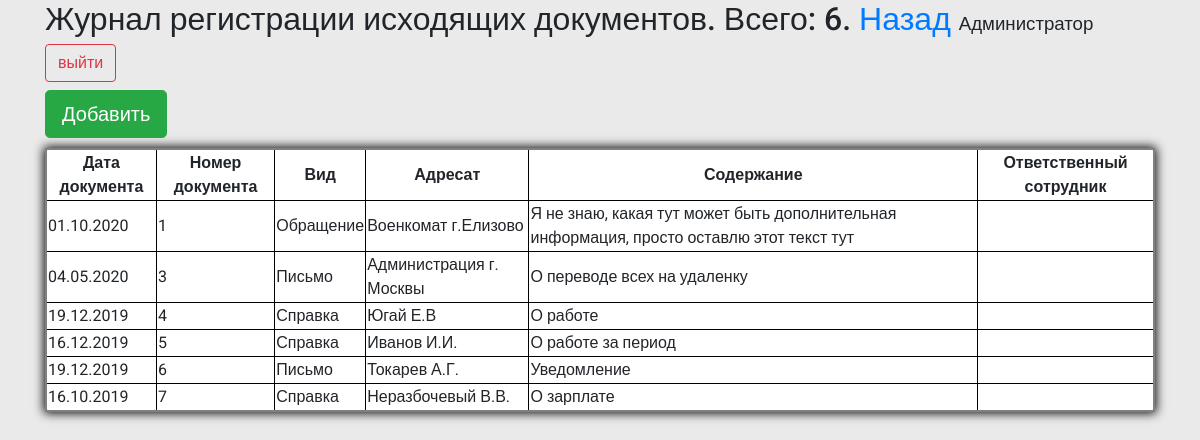
The page /journals/outbound_docs/ (signed in) on the database as committed earlier.
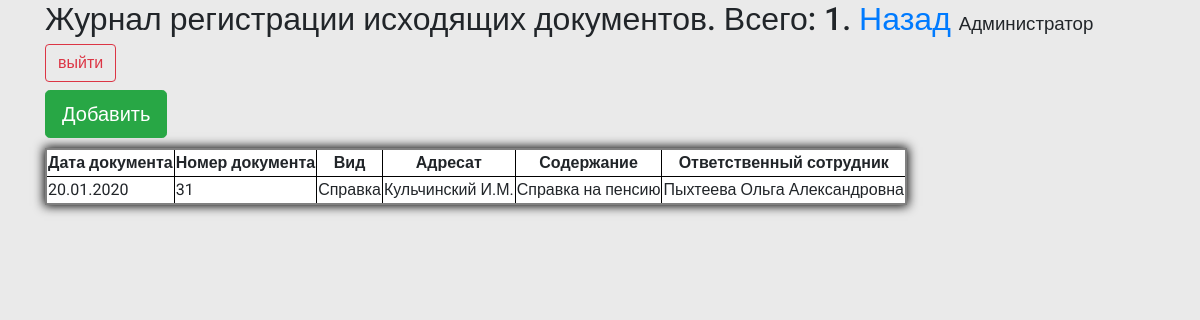
The same page on the database as committed later.
### reg_jounals/models.py (models this page shows, shortened)
class OutBoundDocument(models.Model):
    doc_type = models.CharField(default='Письмо', max_length=100, help_text="Введите вид документа (письмо, справка, и.т.д)", verbose_name='Вид', db_index=True)
    doc_date = models.DateField(help_text="Введите дату документа", verbose_name='Дата документа', db_index=True)
    doc_dest =  models.CharField(max_length=256, help_text="Введите адресата", verbose_name='Получатель (адресат)')
    doc_additionalData = models.CharField(max_length=256, help_text="Введите содержание документа", verbose_name='Содержание документа')
    doc_res_officer = models.CharField(blank=True, editable=False,  max_length=256, help_text="Сотрудник, который внес документ в систему ", verbose_name='Ответственный сотрудник')
    class Meta:
        ordering = ["id"]
        verbose_name = 'Исходящий документ'
        verbose_name_plural = 'Исходящие документы'

### reg_jounals/views.py (the view)
# urls.py: path('outbound_docs/', views.outbound_docs, name='outbound'),
def outbound_docs(request):
    if request.user.is_authenticated:
        auth = request.user.is_authenticated
        documents = OutBoundDocument.objects.all()
        count = len(documents)
        method = str(request.method)
        usr = str(request.user.first_name)
        i = 0
        return render(request, 'reg_jounals/outbound_docs.html', context={'documents':documents, 'count':count, 'auth':auth, 'i':i})
    else:
        return render(request, 'reg_jounals/no_auth.html')

### reg_jounals/templates/reg_jounals/outbound_docs.html (shortened to what this page needs)
{%extends "reg_jounals/index.html" %}
{%block header%} Журнал регистрации исходящих документов. Всего: {{count}}. <a href="../">Назад</a> {%endblock%}
{%block content%}
<a class="btn btn-success btn-lg m-bottom " href="{% url 'doc_outbound_add_url' %}">Добавить</a>
{% if documents %}
<table>
  <thead class="thead-dark">
  <tr class="tr-header">
    <th scope="col">Дата документа</th>
    <th scope="col">Номер документа</th>
    <th scope="col">Вид</th>
    <th scope="col">Адресат</th>
    <th scope="col">Содержание</th>
    <th scope="col">Ответственный сотрудник</th>
  </tr>
  </thead>
  {%for doc in documents%}
  <tr>
    <td>{{doc.doc_date|date:"d.m.Y"}}</td>
    <td>{{doc.id}}</td>
    <td>{{doc.doc_type}}</td>
    <td>{{doc.doc_dest}}</td>
    <td>{{doc.doc_additionalData}}</td>
    <td>{{doc.doc_res_officer}}</td>
</tr>
  {%endfor%}
</table>
{%else%}
<h2>Записей нет</h2>
{%endif%}
{%endblock%}

### reg_jounals/templates/reg_jounals/index.html (shortened to what this page needs)
<!DOCTYPE html>
<html lang="en">
<head>
  {%load static%}
  <link rel="stylesheet" href="{% static 'css/style.css'%}">
  <link rel="stylesheet" href="https://cdn.jsdelivr.net/npm/bootstrap@4.5.3/dist/css/bootstrap.min.css">
</head>
<body>
  <header>
    <div class="container">
      <h2>{%block header%}Журналы регистрации внутренней документации СУП{%endblock%}<span style="text-align: right; font-size: 14pt;"> {{ user.first_name }} <a class="btn btn-outline-danger" href="{% url 'logout'%}">выйти</a></span></h2>
    </div>
  </header>
<div class="container">
    {%block content%}{%endblock%}
  </div>
</body>
</html>

### reg_jounals/static/css/style.css (style rules this page uses)
* { font-family: 'Roboto', sans-serif; }
body { background: #eaeaea !important; }
table { border: solid 2px gray; background: white; box-shadow: 0 0 10px 1px black; margin-top: 10px; }
table th { text-align: center; }
table tr th, td { border-right: solid 1px black; border-bottom: solid 1px black; cursor: pointer; }
table tr th:last-child, td:last-child { border-right: none; }
table tr:last-child { border-bottom: none; }

Rows that differ between the two databases and show on the page:
removed OutBoundDocument: doc_date "01.10.2020", id "1", doc_type "Обращение", doc_dest "Военкомат г.Елизово", doc_additionalData "Я не знаю, какая тут может быть дополнительная информация, просто оставлю этот текст тут"
removed OutBoundDocument: doc_date "04.05.2020", id "3", doc_type "Письмо", doc_dest "Администрация г. Москвы", doc_additionalData "О переводе всех на удаленку"
removed OutBoundDocument: doc_date "19.12.2019", id "4", doc_type "Справка", doc_dest "Югай Е.В", doc_additionalData "О работе"
removed OutBoundDocument: doc_date "16.12.2019", id "5", doc_type "Справка", doc_dest "Иванов И.И.", doc_additionalData "О работе за период"
removed OutBoundDocument: doc_date "19.12.2019", id "6", doc_type "Письмо", doc_dest "Токарев А.Г.", doc_additionalData "Уведомление"
removed OutBoundDocument: doc_date "16.10.2019", id "7", doc_type "Справка", doc_dest "Неразбочевый В.В.", doc_additionalData "О зарплате"
added OutBoundDocument: doc_date "20.01.2020", id "31", doc_type "Справка", doc_dest "Кульчинский И.М.", doc_additionalData "Справка на пенсию", doc_res_officer "Пыхтеева Ольга Александровна"
Other text that changed with them:
{{ count }}: "6" → "1"
